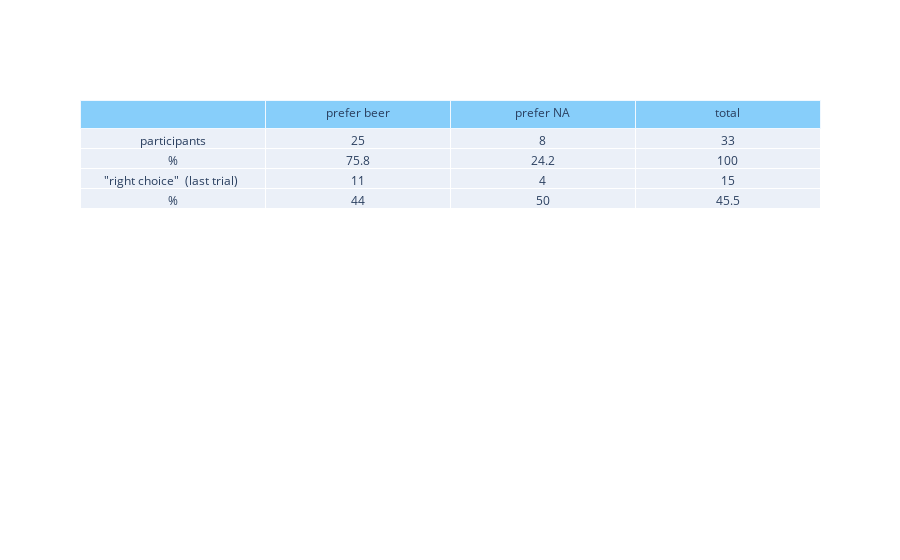

This figure's notebook cell:
### Code cell
figure_summary = go.Figure(data=[go.Table(header=dict(values=['', 'prefer beer', 'prefer NA', 'total'],
                                          line_color='aliceblue',
                fill_color='lightskyblue',
                ),
                 cells=dict(values=[['participants', '%', '"right choice" \n(last trial) ','%' ],
                                    [ 25 ,round((25/33)*100, 1) , mot_choiceB,round(mot_choiceB_perc,1) ], 
                                    [ 8 , round((8/33)*100, 1), mot_choiceNA, round(mot_choiceNA_perc,1)],
                                    [33 , 100, mot_total,round(mot_total_perc,1)]
                                   ]))
                     ])
plotly.offline.plot(figure_summary, filename = 'summary.html')
figure_summary.show()

### Figure 1 — Plotly figure (JSON) as saved in the notebook; plotly's stock layout.template omitted (floating-point values rounded to 4 significant figures)
{"data": [{"cells": {"values": [["participants", "%", "\"right choice\" \n(last trial) ", "%"], [25, 75.8, 11, 44], [8, 24.2, 4, 50], [33, 100, 15, 45.5]]}, "header": {"fill": {"color": "lightskyblue"}, "line": {"color": "aliceblue"}, "values": ["", "prefer beer", "prefer NA", "total"]}, "type": "table"}], "layout": {}}
